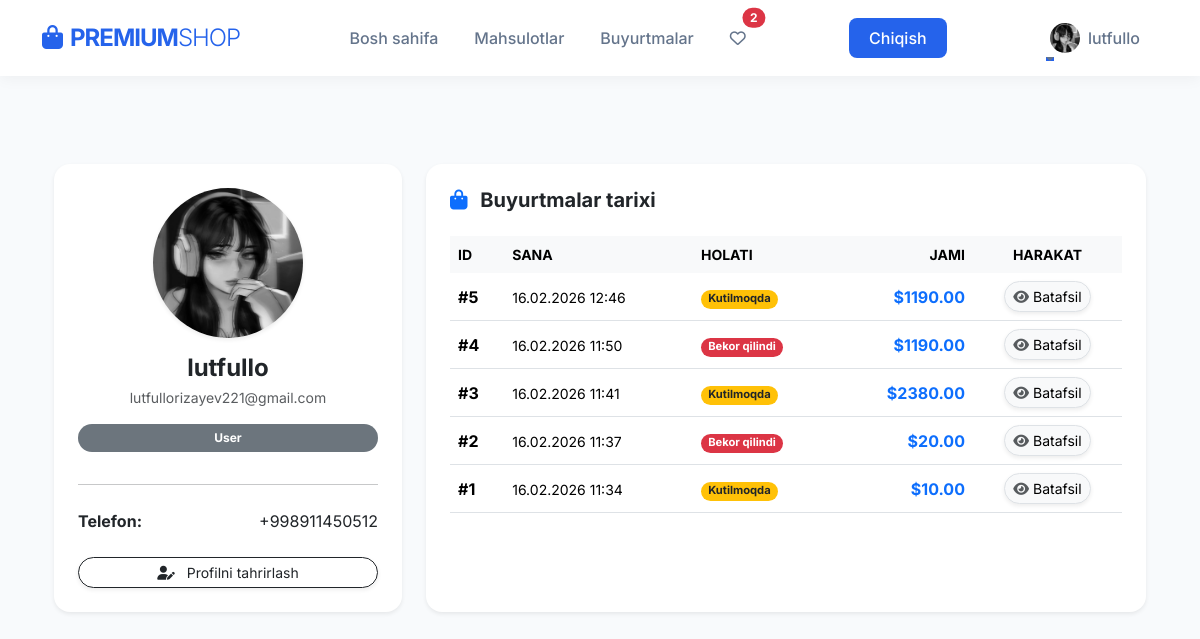
Screenshot of /users/profile/ (signed in) with the database file from the repository.
### users/models.py (models this page shows, shortened)
class User(AbstractUser):
    USER_ROLES = (
        ("admin","Admin"),
        ("user","User"),
        ("seller","Seller")
    )
    phone = models.CharField(max_length=13, null=True, blank=True)
    image = models.ImageField(upload_to="user_images/",null=True, blank=True)
    address = models.CharField(max_length=50, null=True, blank=True)
    age = models.IntegerField(null=True, blank=True)
    balance = models.DecimalField(max_digits=10, decimal_places=2, null=True, blank=True, default=0.00)
    role = models.CharField(max_length=10, choices=USER_ROLES, default="user")

### orders/models.py (models this page shows, shortened)
class Order(models.Model):
    STATUS_CHOICES = (
        ('pending', 'Kutilmoqda'),
        ('canceled', 'Bekor qilindi'),
        ('completed', 'Topshirildi'),
    )
    user = models.ForeignKey(settings.AUTH_USER_MODEL, on_delete=models.CASCADE)
    created_at = models.DateTimeField(auto_now_add=True)
    is_paid = models.BooleanField(default=False)
    status = models.CharField(max_length=20, choices=STATUS_CHOICES, default='pending')
    total_price = models.DecimalField(max_digits=10, decimal_places=2, default=0)

### users/views.py (the view)
# urls.py: path('profile/', views.ProfileView.as_view(), name='profile'),
class ProfileView(LoginRequiredMixin, View):
    def get(self, request):
        user_orders = Order.objects.filter(user=request.user).order_by('-created_at')
        context = {
            'orders': user_orders
        }
        return render(request, 'auth/profile.html', context)

### templates/auth/Profile.html
{% extends 'base.html' %}
{% load static %}
{% block content %}
<div class="container mt-5 pb-5">
    <div class="row g-4">
        <div class="col-md-4">
            <div class="card border-0 shadow-sm rounded-4 p-4 text-center bg-white">
                <div class="position-relative d-inline-block mx-auto">
                    {% if user.image %}
                        <img src="{{ user.image.url }}" class="rounded-circle shadow-sm" style="width: 150px; height: 150px; object-fit: cover;">
                    {% else %}
                        <img src="https://ui-avatars.com/api/?name={{ user.username }}&background=0D6EFD&color=fff&size=150" class="rounded-circle shadow-sm">
                    {% endif %}
                </div>
                <h4 class="fw-bold mt-3 mb-1">{{ user.username }}</h4>
                <p class="text-muted small mb-3">{{ user.email }}</p>
                <div class="badge {% if user.role == 'seller' %}bg-primary{% else %}bg-secondary{% endif %} rounded-pill px-3 py-2 mb-3">
                    {{ user.get_role_display }}
                </div>
                <hr>
                <div class="text-start mt-2">
                    <p class="mb-2"><strong>Telefon:</strong> <span class="float-end">{{ user.phone|default:"---" }}</span></p>
                    <div class="d-grid gap-2 mt-4">
                        <a href="{% url 'profile_edit' %}" class="btn btn-outline-dark btn-sm rounded-pill shadow-sm">
                            <i class="fas fa-user-edit me-2"></i> Profilni tahrirlash
                        </a>
                    </div>
                </div>
            </div>
        </div>
        <div class="col-md-8">
            <div class="card border-0 shadow-sm rounded-4 p-4 bg-white h-100">
                {% if user.role == 'seller' %}
                    <h5 class="fw-bold mb-4"><i class="fas fa-store me-2 text-primary"></i> Sotuvchi paneli</h5>
                    <div class="row g-3">
                        <div class="col-6">
                            <div class="p-3 border rounded-4 bg-light text-center">
                                <h3 class="fw-bold mb-0 text-primary">{{ user.products.count }}</h3>
                                <small class="text-muted">Mahsulotlar</small>
                            </div>
                        </div>
                        <div class="col-6 text-center">
                             <a href="{% url 'add_product' %}" class="btn btn-primary w-100 h-100 d-flex align-items-center justify-content-center rounded-4 shadow-sm">
                                <i class="fas fa-plus-circle me-2"></i> Yangi mahsulot
                             </a>
                        </div>
                    </div>
                    <div class="mt-4 d-grid gap-2">
                        <a href="{% url 'seller_product' %}" class="btn btn-outline-primary rounded-pill">
                            Mening barcha e'lonlarim
                        </a>
                    </div>
                {% else %}
                    <h5 class="fw-bold mb-4"><i class="fas fa-shopping-bag me-2 text-primary"></i> Buyurtmalar tarixi</h5>
                    {% if orders %}
                        <div class="table-responsive">
                            <table class="table table-borderless align-middle">
                                <thead class="table-light">
                                    <tr class="small text-muted text-uppercase">
                                        <th>ID</th>
                                        <th>Sana</th>
                                        <th>Holati</th>
                                        <th class="text-end">Jami</th>
                                        <th class="text-center">Harakat</th>
                                    </tr>
                                </thead>
                                <tbody>
                                    {% for order in orders %}
                                    <tr class="border-bottom">
                                        <td><span class="fw-bold">#{{ order.id }}</span></td>
                                        <td><small>{{ order.created_at|date:"d.m.Y H:i" }}</small></td>
                                        <td>
                                            {% if order.status == 'canceled' %}
                                                <span class="badge bg-danger text-white rounded-pill" style="font-size: 0.7rem;">Bekor qilindi</span>
                                            {% elif order.is_paid %}
                                                <span class="badge bg-success text-white rounded-pill" style="font-size: 0.7rem;">To'langan</span>
                                            {% else %}
                                                <span class="badge bg-warning text-dark rounded-pill" style="font-size: 0.7rem;">Kutilmoqda</span>
                                            {% endif %}
                                        </td>
                                        <td class="text-end fw-bold text-primary">${{ order.total_price }}</td>
                                        <td class="text-center">
                                            <a href="{% url 'order_detail' order.id %}" class="btn btn-light btn-sm rounded-pill border shadow-sm">
                                                <i class="fas fa-eye text-muted"></i> Batafsil
                                            </a>
                                        </td>
                                    </tr>
                                    {% endfor %}
                                </tbody>
                            </table>
                        </div>
                    {% else %}
                        <div class="text-center py-5">
                            <img src="https://cdn-icons-png.flaticon.com/512/11329/11329060.png" style="width: 80px; opacity: 0.5;">
                            <p class="mt-3 text-muted">Sizda hali buyurtmalar mavjud emas.</p>
                            <a href="{% url 'home' %}" class="btn btn-primary rounded-pill px-4">Xaridni boshlash</a>
                        </div>
                    {% endif %}
                {% endif %}
            </div>
        </div>
    </div>
</div>
{% endblock %}

### templates/base.html (shortened to what this page needs)
<!DOCTYPE html>
{% load static %}
<html lang="uz">
<head>
    <link href="https://cdn.jsdelivr.net/npm/bootstrap@5.3.2/dist/css/bootstrap.min.css" rel="stylesheet">
    <link rel="stylesheet" href="https://cdnjs.cloudflare.com/ajax/libs/font-awesome/6.4.0/css/all.min.css">
</head>
<body>
    <header class="sticky-top">
        <nav class="navbar navbar-expand-lg navbar-light">
            <div class="container">
                <a class="navbar-brand" href="{% url 'home' %}">
                    <i class="fas fa-shopping-bag me-2"></i>PREMIUM<span class="fw-light">SHOP</span>
                </a>
                <div class="collapse navbar-collapse" id="navbarNav">
                    <ul class="navbar-nav mx-auto">
                        <li class="nav-item"><a class="nav-link" href="{% url 'home' %}">Bosh sahifa</a></li>
                        <li class="nav-item"><a class="nav-link" href="{% url 'products' %}">Mahsulotlar</a></li>
                        {% if user.role != 'seller' %}
                        <li class="nav-item"><a class="nav-link" href="{% url 'cart_detail' %}">Buyurtmalar</a></li>
                        {% endif %}
                        {% if user.is_authenticated %}
                        <li>
                            <a href="{% url 'wishlist' %}" class="nav-link position-relative">
                                <i class="far fa-heart"></i>
                                <span class="position-absolute top-0 start-100 translate-middle badge rounded-pill bg-danger">
                                    {{ request.user.wishlist.count }}
                                </span>
                            </a>
                        </li>
                        {% endif %}
                    </ul>
                    <ul class="navbar-nav">
                        <li class="nav-item"><a class="nav-link nav-btn" href="{% url 'logout' %}">Chiqish</a></li>
                    </ul>
                    <ul class="navbar-nav ms-auto">
                        {% if user.is_authenticated %}
                            <li class="nav-item dropdown">
                                <a class="nav-link dropdown-toggle d-flex align-items-center" href="#" id="navbarDropdown" role="button" data-bs-toggle="dropdown" aria-expanded="false">
                                    {% if user.image %}
                                        <img src="{{ user.image.url }}" alt="Profile" class="rounded-circle me-2" style="width: 30px; height: 30px; object-fit: cover;">
                                    {% else %}
                                        <i class="fas fa-user-circle fa-lg me-2"></i>
                                    {% endif %}
                                    {{ user.username }}
                                </a>
                            </li>
                        {% endif %}
                    </ul>
                </div>
            </div>
        </nav>
    </header>
    <main class="container">
        {% block content %}{% endblock %}
    </main>
</body>
</html>

### templates/base.html (style rules this page uses)
:root { --primary-color: #2563eb; --secondary-color: #64748b; --dark-bg: #0f172a; --light-bg: #f8fafc; --text-main: #1e293b; }
body { font-family: 'Inter', sans-serif; background-color: var(--light-bg); color: var(--text-main); margin: 0; display: flex; flex-direction: column; min-height: 100vh; }
.navbar { background-color: rgba(255, 255, 255, 0.95); backdrop-filter: blur(10px); box-shadow: 0 2px 15px rgba(0,0,0,0.05); padding: 15px 0; transition: all 0.3s; }
.navbar-brand { font-weight: 700; font-size: 1.5rem; color: var(--primary-color) !important; letter-spacing: -1px; }
.nav-link { font-weight: 500; color: var(--secondary-color) !important; margin: 0 10px; position: relative; transition: 0.3s; }
.nav-link::after { content: ''; position: absolute; width: 0; height: 2px; bottom: 0; left: 0; background-color: var(--primary-color); transition: width 0.3s; }
.nav-btn { background-color: var(--primary-color); color: white !important; border-radius: 8px; padding: 8px 20px !important; margin-left: 10px; }
main { flex: 1; padding: 40px 0; animation: fadeIn 0.8s ease-in-out; }

### rows the page displays
User: user.wishlist.count "2", image (picture), username "lutfullo", email "lutfullorizayev221@gmail.com", role "User", phone "+998911450512"
Order: id "5", created_at "16.02.2026 12:46", status "Kutilmoqda", total_price "1190.00"
Order: id "4", created_at "16.02.2026 11:50", status "Bekor qilindi", total_price "1190.00"
Order: id "3", created_at "16.02.2026 11:41", status "Kutilmoqda", total_price "2380.00"
Order: id "2", created_at "16.02.2026 11:37", status "Bekor qilindi", total_price "20.00"
Order: id "1", created_at "16.02.2026 11:34", status "Kutilmoqda", total_price "10.00"
